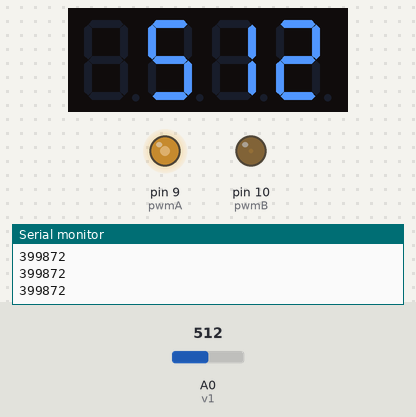
Bench run of a sketch on a simulated Arduino Uno, built with avr-gcc and run on an emulated ATmega328P. On the bench: 4-digit seven-segment display, output pins drawn as LEDs (lit = HIGH), the last lines printed to the serial monitor. The test bench sets the inputs (shaded band); at power-on: A0 (v1) = 512.

Above: at 1.2 s.
1.3 s: A0 (v1) set to 544
At 1.7 s:
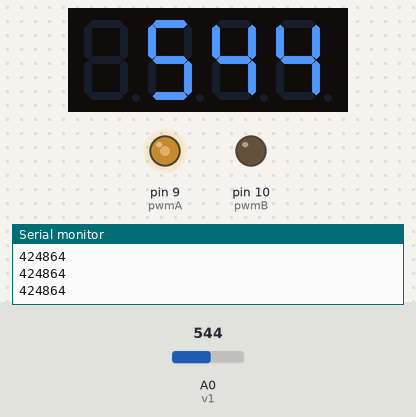
2.8 s: A0 (v1) set to 306
At 4.3 s:
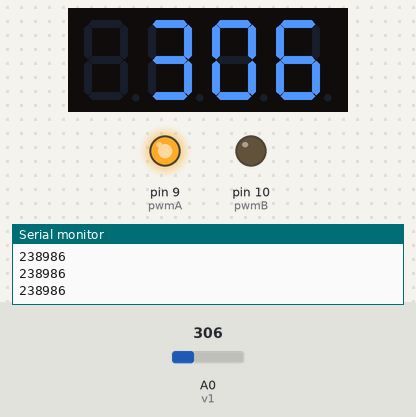
4.6 s: A0 (v1) set to 128
At 5.0 s:
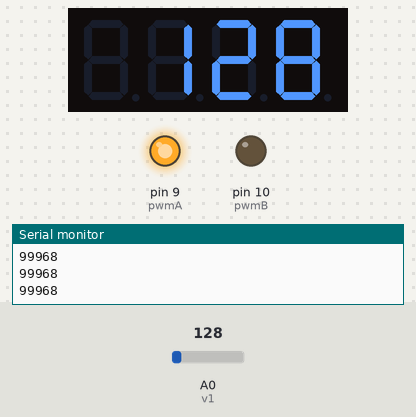
6.1 s: A0 (v1) set to 107
At 6.6 s:
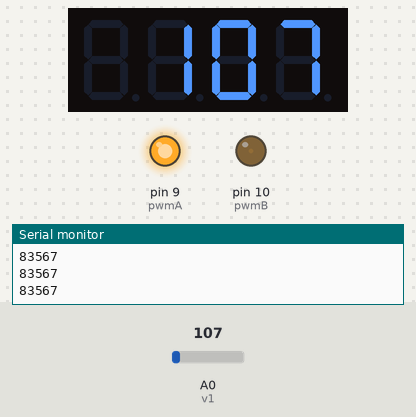
7.6 s: A0 (v1) set to 0
At 8.7 s:
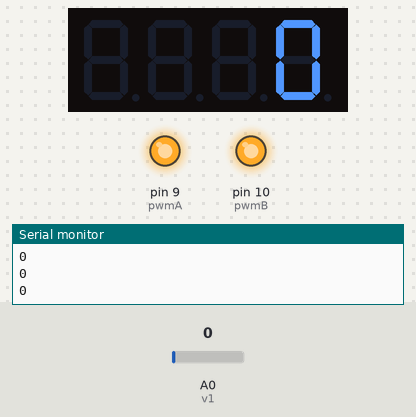
Timing chart, 0 to 10.4 s (numbered marks = the images above; inputs shaded):
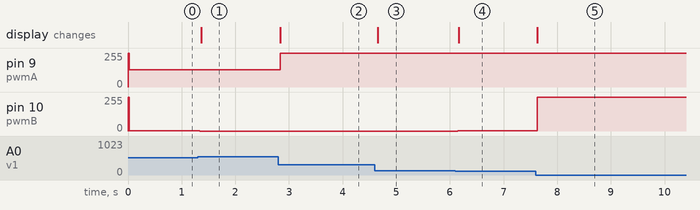

The sketch:

PWM_.ino
```cpp
//#include <Arduino.h>
#include <TM1637Display.h>


// Module connection pins (Digital Pins)
#define CLK 2
#define DIO 3

TM1637Display display(CLK, DIO);

const short int v1 = 14;
unsigned long int in;
unsigned long int pwmA = 0; // 50% duty (0-320 = 0-100% duty cycle)
int pwmB = 0; // 10% duty (0-320 = 0-100% duty cycle)


void setup() {

  pinMode(9, OUTPUT);  //pwmA
  pinMode(10, OUTPUT); //pwmB
  pinMode(v1, INPUT);
  Serial.begin(9600);

//  pinMode(3, OUTPUT);  //pwmC
//  pinMode(11, OUTPUT); //pwmD

}

void PWM(){

  TCCR1A = 0;            //clear timer registers
  TCCR1B = 0;
  TCNT1 = 0;

  TCCR1B |= _BV(CS10);   //no prescaler
  ICR1 = pwmA;            //PWM mode counts up 320 then down 320 counts (25kHz)


  OCR1A = pwmA/2;          //0-320 = 0-100% duty cycle
  TCCR1A |= _BV(COM1A1); //output A clear rising/set falling

  OCR1B = 50;          //0-320 = 0-100% duty cycle
  TCCR1A |= _BV(COM1B1); //output B clear rising/set falling

  TCCR1B |= _BV(WGM13);  //PWM mode with ICR1 Mode 10
  TCCR1A |= _BV(WGM11);  //WGM13:WGM10 set 1010

//  TCCR2A = 0;            //clear timer registers
//  TCCR2B = 0;
//  TCNT2 = 0;
//
//  TCCR2B |= _BV(CS10);   //no prescaler
//   ICR2 = 320;            //PWM mode counts up 320 then down 320 counts (25kHz)
//
//
//  OCR2A = pwmC;          //0-320 = 0-100% duty cycle
//  TCCR2A |= _BV(COM1A1); //output A clear rising/set falling
//
//  OCR2B = pwmD;          //0-320 = 0-100% duty cycle
//  TCCR2A |= _BV(COM1B1); //output B clear rising/set falling
//
//  TCCR2B |= _BV(WGM13);  //PWM mode with ICR1 Mode 10
//  TCCR2A |= _BV(WGM11);  //WGM13:WGM10 set 1010
}

void loop() {

  PWM();

  in = analogRead(v1);
  pwmA = (in*781);


  Serial.println(pwmA);
  display.setBrightness(0x0f);
  display.showNumberDec(in, false); // Expect: ___0
  }
```

Measured:
- after the input at 1.3 s, pin 10 (pwmB): 2/255 → 0/255 at once; the display: changes after 0.06 s (image 1)
- after the input at 2.8 s, pin 9 (pwmA): 128/255 → 255/255 at once; the display: changes at once (image 2)
- after the input at 4.6 s, the display: changes after 0.05 s (image 3)
- after the input at 6.1 s, pin 10 (pwmB): 0/255 → 1/255 at once; the display: changes after 0.06 s (image 4)
- after the input at 7.6 s, pin 10 (pwmB): 1/255 → 255/255 at once; the display: changes at once (image 5)
